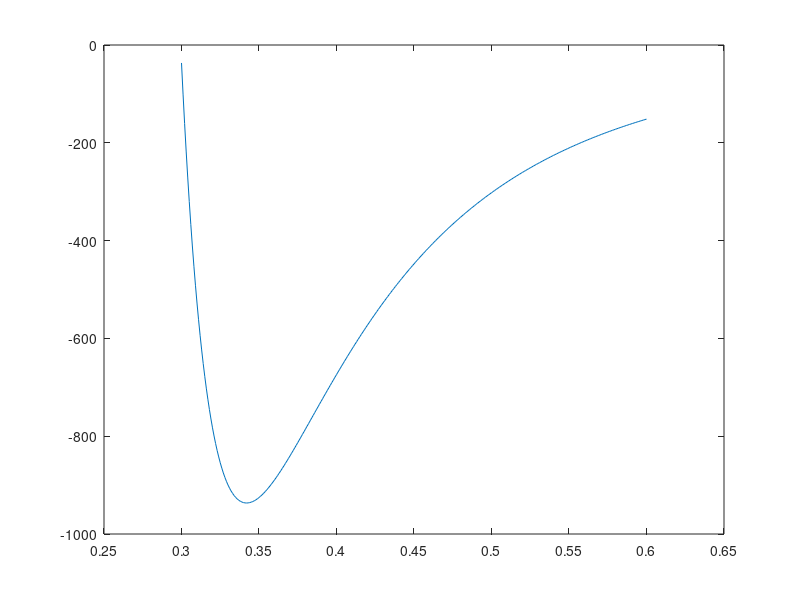

The MATLAB source for this figure:
tetta = 0*pi;
eps_NN = 36.4;
eps_CC = 57.5;
sigma_NN = 0.3318*10^-9;
sigma_CC = 0.26*10^-9;
sigma_CN = 1/2*(sigma_CC+sigma_NN);
d = 0.1098*10^-9;
delta_C = 0.335*10^-9;
eps_CN = sqrt(eps_CC*eps_NN);
rho_C = 114*10^27;
i=0;

for r_ij=0.3:0.001:0.6
i = i+1;
dop=0;
for j = 0:1:4
    delta_r = j*delta_C;
    N1 = r_ij*10^-9+delta_r+d/2*cos(tetta);
    N2 = r_ij*10^-9+delta_r-d/2*cos(tetta);
    dop=dop+2*pi*eps_CN*rho_C*delta_C*sigma_CN^2*(2/5*(sigma_CN/N1)^10-(sigma_CN/N1)^4);
    dop=dop+2*pi*eps_CN*rho_C*delta_C*sigma_CN^2*(2/5*(sigma_CN/N2)^10-(sigma_CN/N2)^4);
end
u(i)=dop;
%u(i) = u(i)/eps_CN;
dist(i) = r_ij;
end
plot(dist,u);
